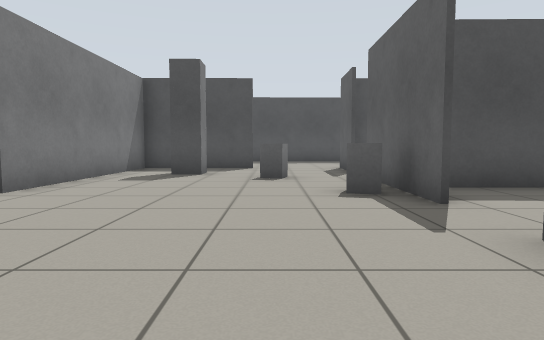
View 1 (above)

19 first-person views from a walk through a robot-simulator world made for Gazebo. The camera is 0.72 m above the floor, tilts 4° down and sees 75° across. The floor is counted in squares, 1 m on a side. Each view is taken from the middle of a square. On the plan, view 1 faces up. The plan holds only what a view shows up to about 11 squares ahead; the rest is blank.

View 2
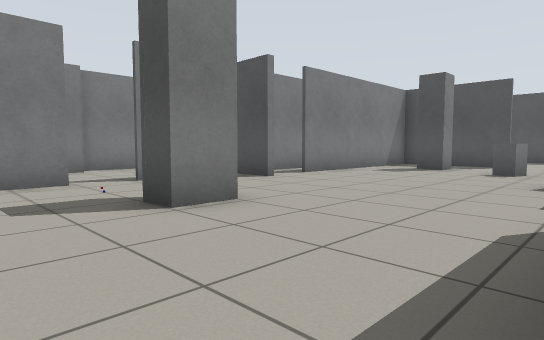

View 3
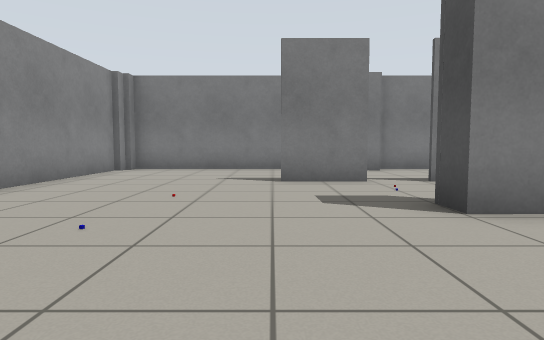

View 4
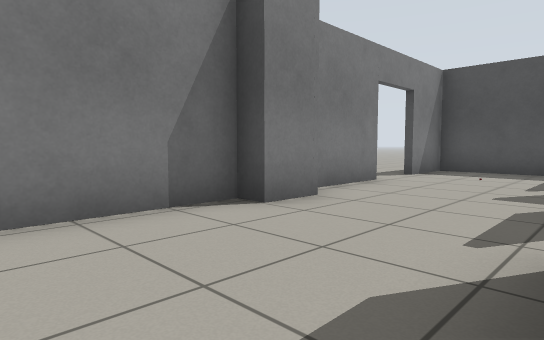

View 5
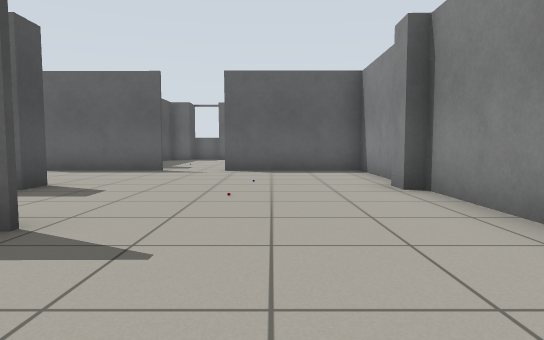

View 6
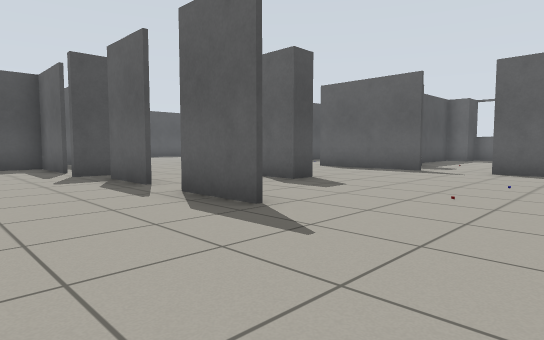

View 7
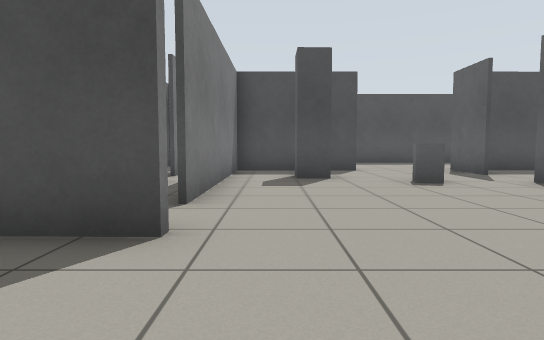

View 8
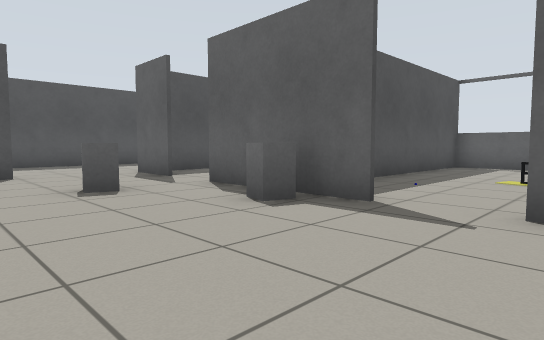

View 9
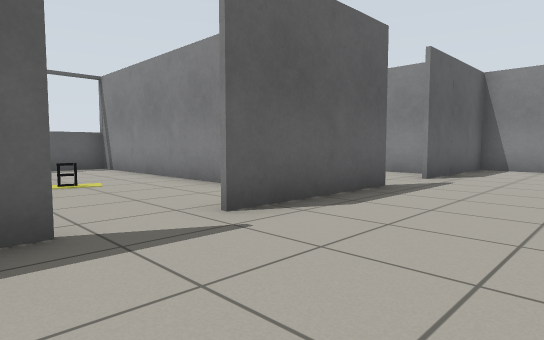

View 10
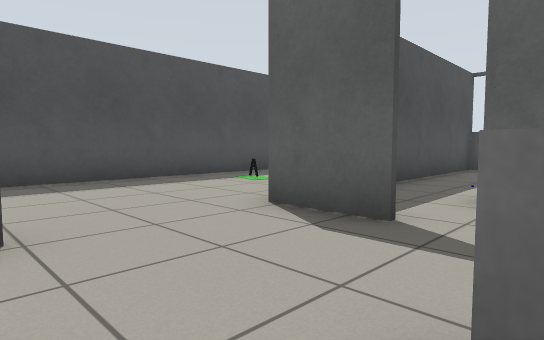

View 11
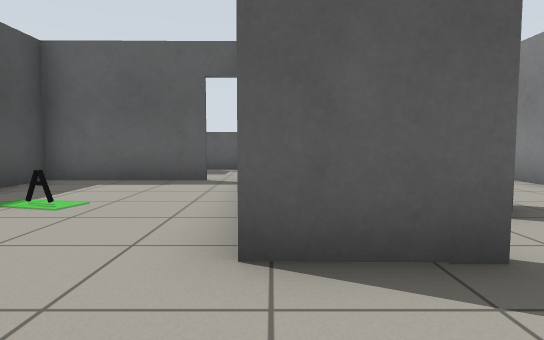

View 12
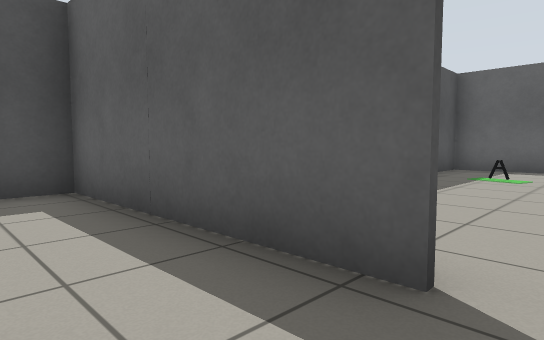

View 13
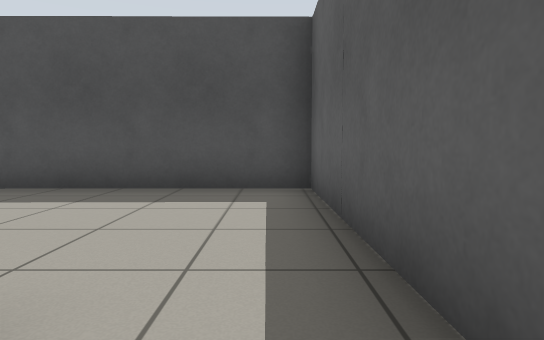

View 14
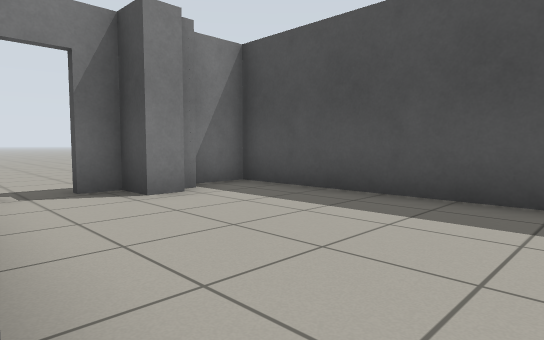

View 15
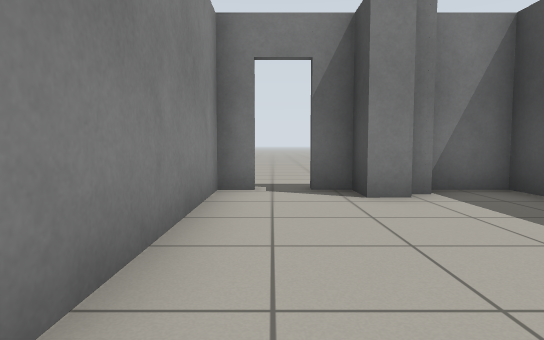

View 16
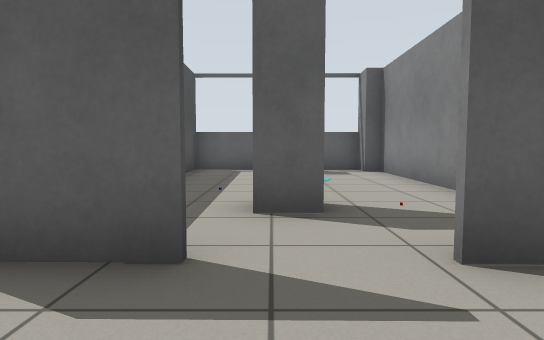

View 17
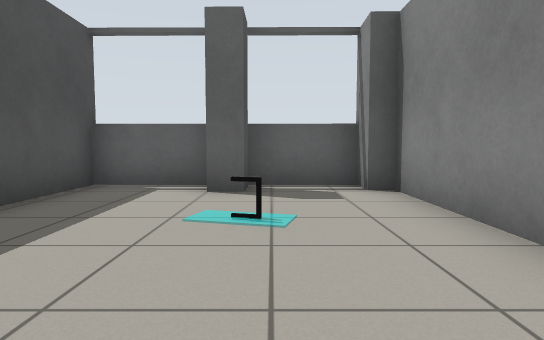

View 18
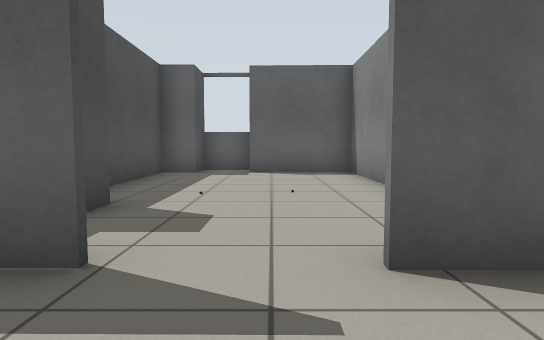

View 19
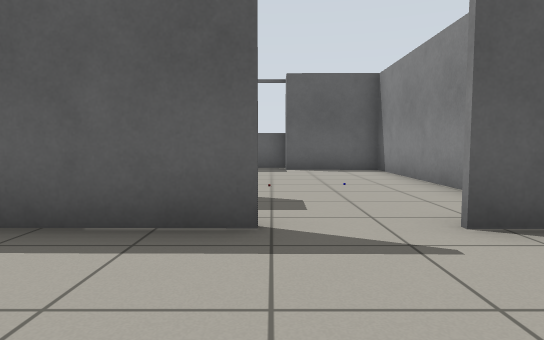

### Floor plan
Points are (right, up) in squares from view 1. A wall is a line through its corners. A room is listed if a view was taken in it or the views show most of it. See-through windows are left out.
Room 1 (views 1, 2, 3, 4, 5, 6, 7, 8, 9, 10, 11, 16, 18, 19)
walls: (-1.7, 1.1) (-1.7, 0) (-2.3, 0) (-2.3, 1); (-5.1, 1.1) (-5.1, 2.8); (-5, -0.1) (-5, -1.9); (-3.8, 3.7) (-5.5, 3.8); (-5.1, -1.9) (-5.1, -0.1); (-5.4, 5.1) (-5.4, 7.3) (-8.7, 7.3) (-8.7, 5.5); (-8.2, 1.2) (-8.2, 0) (-8.7, 0) (-8.7, -6.3) (-8, -6.3); (2, -1) (2, 2.7); (-8.5, 2.9) (-8.5, 1.5); (-5.3, 6.4) (-5.3, 5.3); (2.1, 4.3) (2.1, 7.9); (-8.7, 3.9) (-8.7, 1.2); (-0.6, -6.5) (2, -6.5) (2, -2.6); (-1.7, 9.4) (-1.7, 8.7) (-2.5, 8.6) (-2.5, 9.5); (-8.1, -6.5) (-2.4, -6.5) (-2.4, -6.1) (-1.6, -6.1); (2.1, 9.5) (2.1, 11.3); (-0.6, 11.1) (-4, 11) (-4, 5.2)
ways out: opening at (2, 8.5) to room 3; opening at (0.5, 11) to room 4; opening at (2, 3.5) to room 5; opening at (2, -1.5) to room 6; open door at (-9, 4.5); gap at (-5, 0.5); gap at (-5, 3); gap at (-5, 5)
objects: grey box (0, 8); grey box (1, 5)
Room 2 (views 12, 13, 14, 15)
walls: (-7.8, 15.9) (-7.8, 15.4) (-8.7, 15.4) (-8.7, 14.6); (-2.3, 12.6) (-2.4, 17.9) (-8.7, 17.8) (-8.7, 16.5); (-8.7, 13.7) (-8.7, 13.1) (-4, 13.1)
ways out: open door at (-2, 12) to room 4; open door at (-9, 14)
Room 3 (view 17)
walls: (5.6, 6.1) (9.5, 6); (3.7, 8.4) (3.7, 9.3); (9.5, 8.4) (9.5, 9); (10.4, 6.4) (10.4, 10.9); (10.7, 11.2) (3.1, 11.1)
ways out: opening at (2, 8.5) to room 1
objects: other object (7, 8)
Room 4 (no view inside)
walls: (7.2, 12.3) (7.2, 15.6) (-0.1, 15.5)
ways out: opening at (0.5, 11) to room 1; open door at (-2, 12) to room 2; open door at (7, 12)
objects: other object (4, 14)
Room 5 (no view inside)
walls: (4.3, 0.9) (10.6, 1); (9.8, 5.9) (3, 6); (10.3, 0.9) (10.3, 2.4)
low walls: (10.3, 3.9) (10.3, 5.3)
ways out: opening at (2, 3.5) to room 1
objects: other object (6, 3)
Room 6 (no view inside)
walls: (4.4, 0.1) (3.7, 0.1); (9.4, 0) (9.4, 0.9) (6.1, 0.8); (2.6, -4.1) (9.3, -4.1) (9.4, -1.3)
low walls: (10.3, -1.4) (10.3, 0)
ways out: opening at (2, -1.5) to room 1

Where each view was taken, in squares from view 1:
view 1: 0 up, 0 right, facing up
view 2: 2 down, 2 right, facing up-left
view 3: 2 down, 2 right, facing left
view 4: 3 down, 5 left, facing up-left
view 5: 4 down, 8 left, facing right
view 6: 5 down, 8 left, facing up-right
view 7: 1 up, 3 left, facing up
view 8: 2 up, 2 left, facing up-right
view 9: 5 up, 1 left, facing down-right
view 10: 8 up, 1 left, facing up-right
view 11: 11 up, 0 right, facing right
view 12: 12 up, 4 left, facing up-right
view 13: 12 up, 3 left, facing up
view 14: 13 up, 3 left, facing up-left
view 15: 14 up, 3 left, facing left
view 16: 9 up, 0 right, facing right
view 17: 8 up, 4 right, facing right
view 18: 2 down, 0 right, facing right
view 19: 1 down, 1 left, facing right
